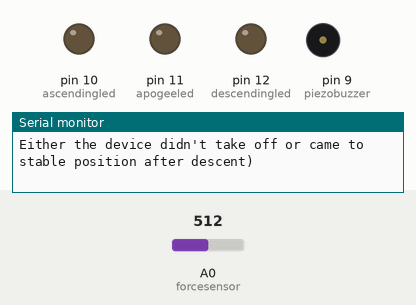
The sketch below on a simulated Arduino Uno, built with avr-gcc and run on an emulated ATmega328P. Shown: output pins drawn as LEDs (lit = HIGH), buzzer (waves = sounding), the last lines printed to the serial monitor. Inputs (shaded band) come from the test bench; at power-on: A0 (forcesensor) = 512.

Above: at 1.2 s.
1.3 s: A0 (forcesensor) set to 489
At 1.51 s:
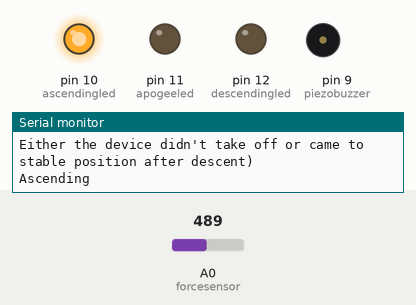
At 2.06 s:
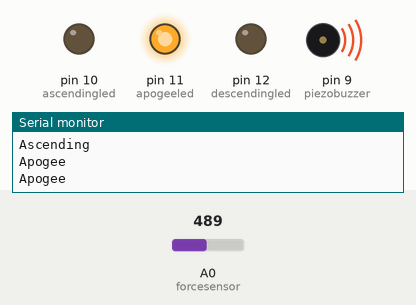
4.3 s: A0 (forcesensor) set to 511
At 4.54 s:
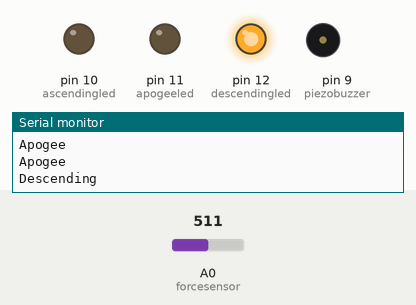
Timing chart, 0 to 7.3 s (numbered marks = the images above; inputs shaded):
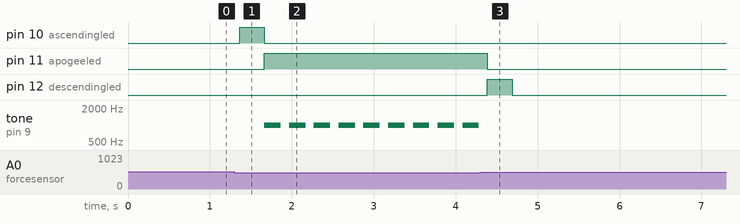

Measured:
- the behaviour switches between 505 and 504 on A0 (forcesensor) (found by bisection; images 0 and 1)
- after the input at 1.3 s, pin 10 (ascendingled): LOW → HIGH after 0.06 s, → LOW 0.30 s later; pin 11 (apogeeled): LOW → HIGH after 0.36 s; tone on pin 9 (piezobuzzer): alternates 1000 Hz for 0.20 s and silent for 0.10 s, starting after 0.36 s
- after the input at 4.3 s, pin 11 (apogeeled): HIGH → LOW after 0.09 s; pin 12 (descendingled): LOW → HIGH after 0.09 s, → LOW 0.30 s later; tone on pin 9 (piezobuzzer): stops changing and stays silent

The sketch:

Task_2.ino
```cpp
/*Here, I'm using the the assigning numbers to some variables, so that I won't make mistakes or use wrong pin number later in the code*/
const int forcesensor = 14;   // I've connected force sensor to analog pin A0 (which is pin 14 here)
const int ascendingled = 10;  // I've chosen Green LED for Ascending, it turns on when the device is ascending
const int apogeeled = 11;     // I've chosen Blue LED for Apogee: it turns on when the device is at apogee (peak)
const int descendingled = 12; // I've chosen Red LED for Descending: it turns on when the device is descending
const int piezobuzzer = 9;    // I've put Piezo buzzer at pin 9

// Here, I've defined the variables that'll be used for tracking state of the device

int lastState = 0; //This variable is defined to tell the previous state of the device
                   // Here,0 = unknown, 1 = ascending, 2 = apogee, 3 = descending
int threshold = 5; // This is what I've chosen as the minimum difference to consider a "real" change
int samples = 10;  // Here, I've chosen the number of readings to take and average for noise filtering

void setup() {
  pinMode(ascendingled, OUTPUT);
  pinMode(apogeeled, OUTPUT);
  pinMode(descendingled, OUTPUT);
  pinMode(piezobuzzer, OUTPUT);

  //This function initiates the communication with Arduino so we can see what the code is doing
  Serial.begin(9600);
}
// Here, I'm going to define a function to get average of multiple sensor readings
// It will help me smooth out noisy sensor values
int getAverageReading() {
  long sum = 0;         // I've used long here in case if the value of sum of the readings is big
  for (int i = 0; i < samples; i++) {
    sum = sum + analogRead(forcesensor);/* analogRead is used to read the value from
                                           a specified analog input pin, here, it is reading the imput from
                                           the pin A0, to which, force sensor is connected*/
    delay(5);                  // I've used this function to make tiny delay so sensor has time between the readings
  }
  return sum / samples;        // It returns the average value
}

// This is the loop that runs forever, so that we can get data everytime the loop runs again.
void loop() {
  // I used this function to take two averages back to back
  int prevAvg = getAverageReading();
  int currAvg = getAverageReading();

  // Here, I am using this to calculate the difference
  int diff = currAvg - prevAvg;

  /* Here, I'm switching off all LEDs at the start of each loop,
  so that the LED/Buzzer that was switched on before won't remain turned on*/
  digitalWrite(ascendingled, LOW);
  digitalWrite(apogeeled, LOW);
  digitalWrite(descendingled, LOW);

  // Here, I'm using if and else to check the state of the device
  if (diff < -threshold) {
    // If Pressure drops -> Force value going DOWN -> object going UP (ascending)
    digitalWrite(ascendingled, HIGH);
    lastState = 1; //then the laststate will be assigned the value 1
    Serial.println("Ascending");

  } else if (diff > threshold) {
    // If Pressure increases -> Force value going UP -> object going DOWN (descending)
    digitalWrite(descendingled, HIGH);
    lastState = 3; //then the laststate will be assigned the value 3
    Serial.println("Descending");

  } else {
    // If there is Small/no change -> could be apogee or just resting

   /*Initially, the code was giving the signal of apogee even
   if the device came to rest after descent, so I added another condition here.
   I've explained it below*/
    /* To differentiate the resting situations, i.e., one after ascending(true apogee)
       and one after descending, I'm using if again to only allow the situations, in which
       the previous state was either ascending or already at apogee.
    */
    if (lastState == 1 || lastState == 2) {
      //If it was ascending or alreasy at apogee
      digitalWrite(apogeeled, HIGH);
      tone(piezobuzzer, 1000, 200);     // Here, the tone function will make the buzzer beep at 1kHz frequency for 200ms
      lastState = 2; //then the laststate will be assigned the value 2
      Serial.println("Apogee");
    } else {
      // If we came from descending or were stable before, then the buzzer should not be beeped.
      Serial.println("Either the device didn't take off or came to stable position after descent)");
    }
  }

  delay(200); /* I'm making a small delay here so that we can avoid rapid
                 switching between states, so we can notice
                 the states clearly (it gives time to view the
                 LED lights clearly, n help us avoid rapid buzzing
                 of piezo buzzer)*/
}
/*So, Here's the code of Task-2, I don't know if it's best one you've seen yet,
 but it is definitely the best one I could come up with, for now:) */
```
